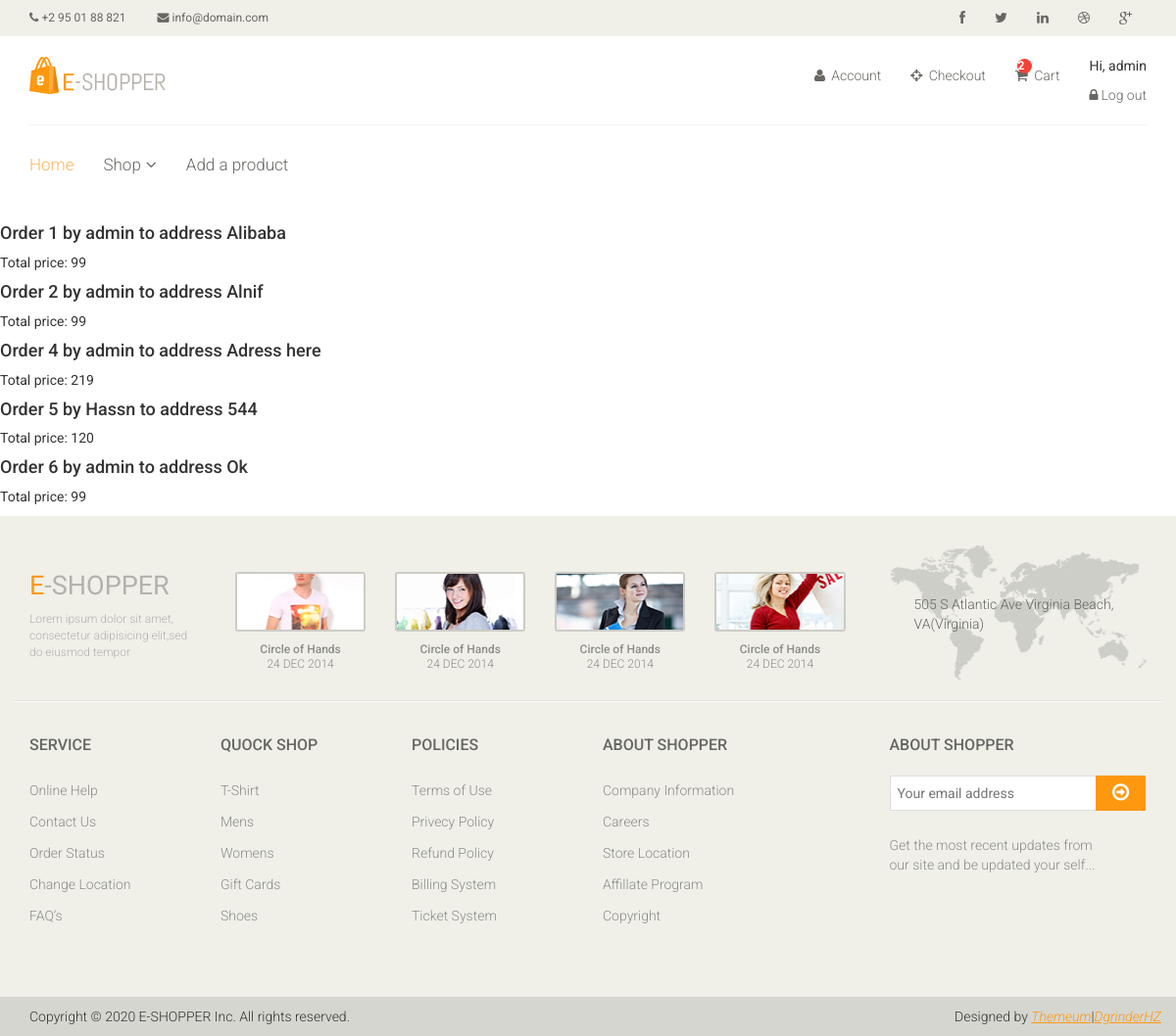
The app's page /orders/orders_list/ (signed in), older data.
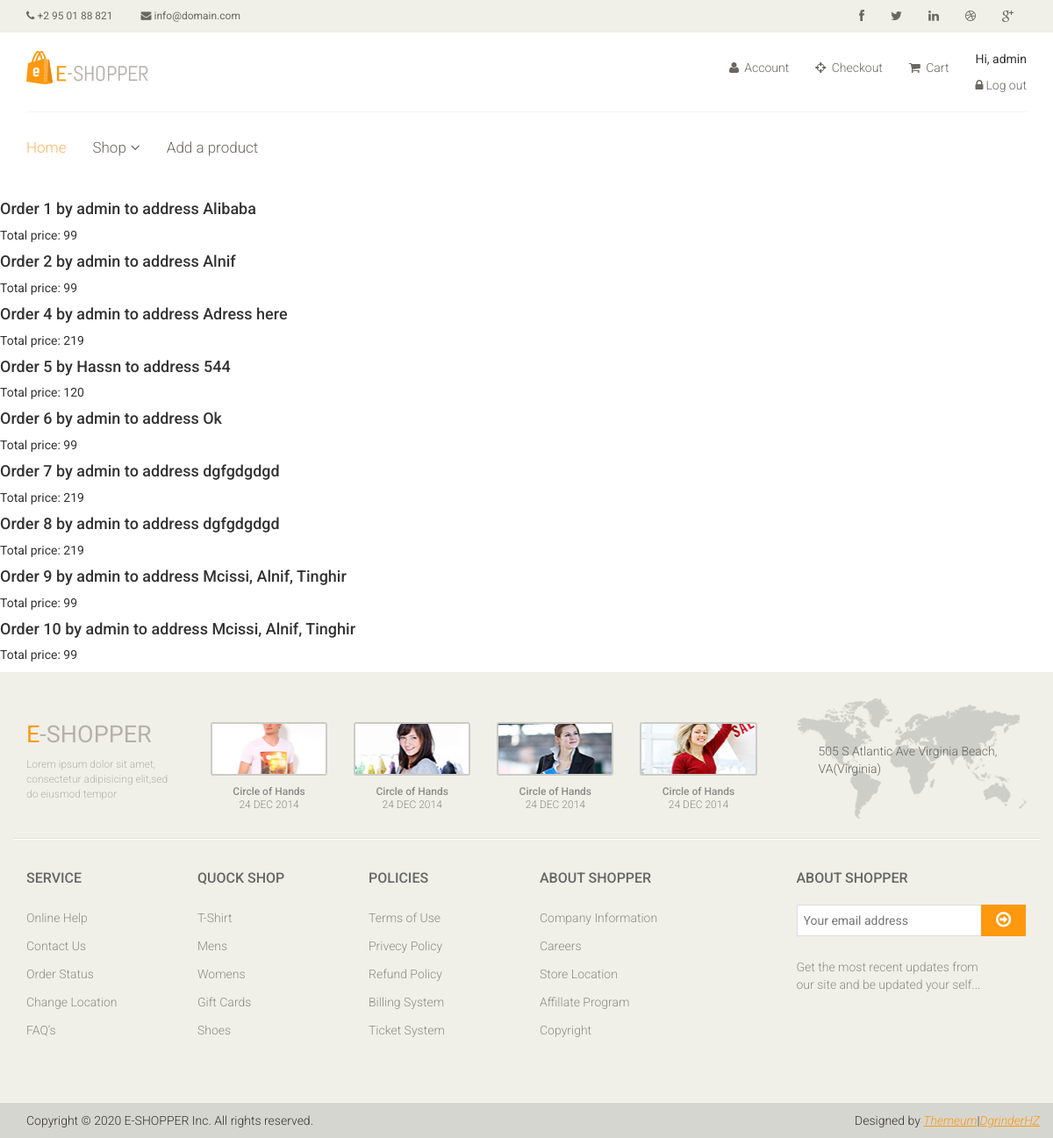
The same page, newer data.
### carts/models.py (models this page shows, shortened)
class Cart(models.Model):
    user = models.OneToOneField(User,
                                related_name='cart',
                                on_delete=models.CASCADE)
    items = models.ManyToManyField(Product)
    updated_at = models.DateTimeField(auto_now=True)

### orders/models.py (models this page shows, shortened)
class Order(models.Model):
    address = models.CharField(max_length=100)
    user = models.ForeignKey(User, on_delete=models.CASCADE)
    items = models.ManyToManyField(Product)
    created_at = models.DateTimeField(auto_now_add=True)
    def total_price(self):
        return self.items.aggregate(total_price=Sum('price'))['total_price']

### orders/views.py (the view)
# urls.py: path('orders/orders_list/', orders_list, name='orders_list'),
def orders_list(request):
    user = request.user
    if user.is_authenticated and user.is_superuser:
        orders = get_list_or_404(Order)
        return render(request, 'orders/orders.html', {'orders': orders})
    return redirect('products_list')

### templates/orders/orders.html (shortened to what this page needs)
{% extends "base.html" %}
{% block content %}
    {% for order in orders %}
        <h4>Order {{ order.id }} by {{ order.user }} to address {{ order.address }}</h4>
        <p>Total price: {{ order.total_price }}</p>
    {% empty %}
    <li>No orders yet.</li>
    {% endfor %}
{% endblock %}

### templates/base.html (shortened to what the changed rows need)
{% load static %}
<!DOCTYPE html>
<html lang="en">
<head>
    <link href="{% static 'css/bootstrap.min.css' %}" rel="stylesheet">
    <link href="{% static 'css/font-awesome.min.css' %}" rel="stylesheet">
    <link href="{% static 'css/prettyPhoto.css' %}" rel="stylesheet">
    <link href="{% static 'css/price-range.css' %}" rel="stylesheet">
    <link href="{% static 'css/animate.css' %}" rel="stylesheet">
    <link href="{% static 'css/main.css' %}" rel="stylesheet">
    <link href="{% static 'css/responsive.css' %}" rel="stylesheet">
</head>
<body>
    <header id="header">
        <div class="header_top">
        </div>
        <div class="header-middle">
            <div class="container">
                <div class="row">
                    <div class="col-sm-8">
                        <div class="shop-menu pull-right">
                            <ul class="nav navbar-nav">
                                <li>
                                    <a href="{% url 'cart' %}">
                                        {% if request.user.cart.items.all|length > 0 %}
                                        <span>
                                            {{ request.user.cart.items.all|length }}
                                        </span>
                                        {% endif %}
                                        <i class="fa fa-shopping-cart"></i>
                                        Cart
                                    </a>
                                </li>
                                <li>
                                    {% if user.is_authenticated %}
                                    <p>Hi, {{ user.username }}</p>
                                    <a href="{% url 'logout' %}"><i class="fa fa-lock"></i>Log out</a>
                                    {% else  %}
                                    <a href="{% url 'login' %}"><i class="fa fa-lock"></i>Log in</a>
                                    {% endif %}
                                </li>
                            </ul>
                        </div>
                    </div>
                </div>
            </div>
        </div>
        <div class="header-bottom">
        </div>
    </header>
    {% block content %}
    {% endblock %}
    <footer id="footer">
		<div class="footer-top">
			<div class="container">
				<div class="row">
					<div class="col-sm-2">
						<div class="companyinfo">
							<h2><span>e</span>-shopper</h2>
						</div>
					</div>
					<div class="col-sm-7">
						<div class="col-sm-3">
							<div class="video-gallery text-center">
								<h2>24 DEC 2014</h2>
							</div>
						</div>
						<div class="col-sm-3">
							<div class="video-gallery text-center">
								<h2>24 DEC 2014</h2>
							</div>
						</div>
						<div class="col-sm-3">
							<div class="video-gallery text-center">
								<h2>24 DEC 2014</h2>
							</div>
						</div>
						<div class="col-sm-3">
							<div class="video-gallery text-center">
								<h2>24 DEC 2014</h2>
							</div>
						</div>
					</div>
				</div>
			</div>
		</div>
		<div class="footer-widget">
			<div class="container">
				<div class="row">
					<div class="col-sm-2">
						<div class="single-widget">
							<h2>Service</h2>
						</div>
					</div>
					<div class="col-sm-2">
						<div class="single-widget">
							<h2>Quock Shop</h2>
						</div>
					</div>
					<div class="col-sm-2">
						<div class="single-widget">
							<h2>Policies</h2>
						</div>
					</div>
					<div class="col-sm-2">
						<div class="single-widget">
							<h2>About Shopper</h2>
						</div>
					</div>
					<div class="col-sm-3 col-sm-offset-1">
						<div class="single-widget">
							<h2>About Shopper</h2>
						</div>
					</div>
				</div>
			</div>
		</div>
		<div class="footer-bottom">
		</div>
	</footer>
</body>
</html>
</html>

Row changes from the older to the newer data that the page shows:
added Order: id "7", user "admin", address "dgfgdgdgd", total_price "219"
added Order: id "8", user "admin", address "dgfgdgdgd", total_price "219"
added Order: id "9", user "admin", address "Mcissi, Alnif, Tinghir", total_price "99"
added Order: id "10", user "admin", address "Mcissi, Alnif, Tinghir", total_price "99"
Text that changed along with them:
{{ request.user.cart.items.all|length }}: "2" → (not shown)
